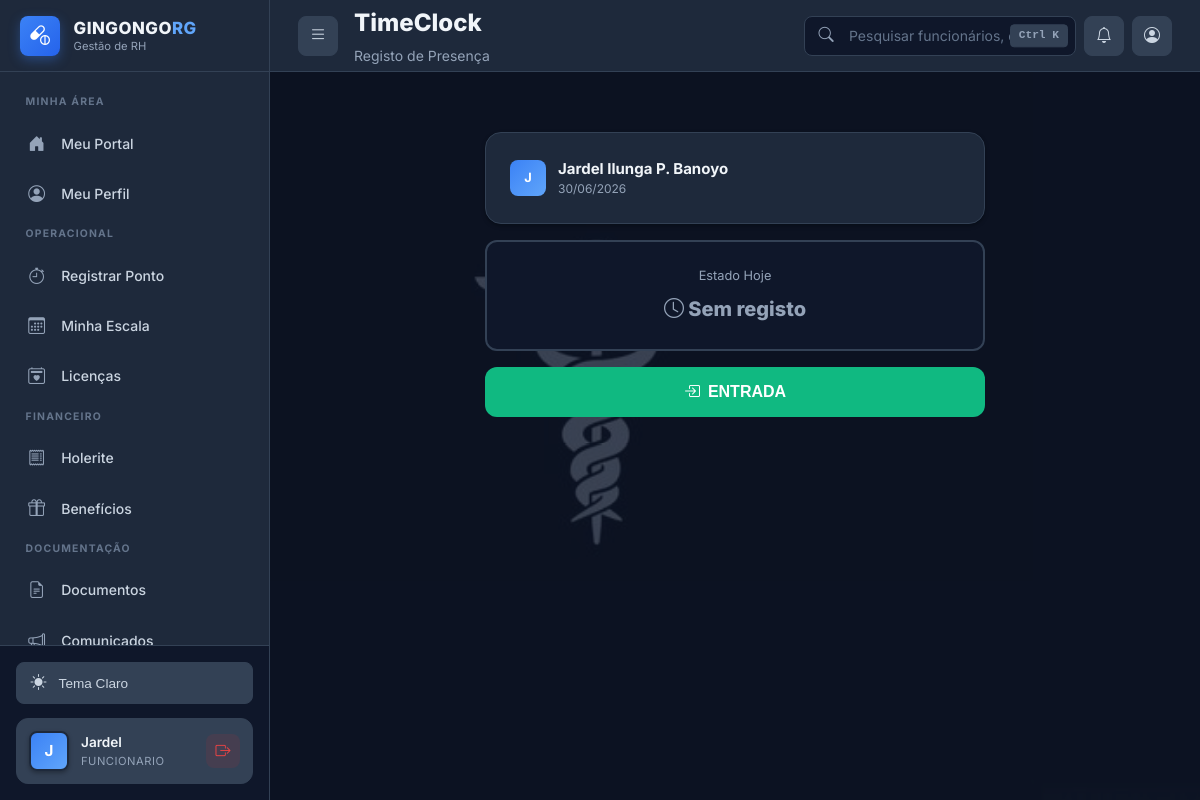
Screenshot of /timeclock.php (signed in) with the database file from the repository.
### tables this page shows
CREATE TABLE IF NOT EXISTS funcionarios (
    id INT AUTO_INCREMENT PRIMARY KEY,
    nome_completo VARCHAR(200) NOT NULL,
    bi VARCHAR(30) NOT NULL UNIQUE,
    data_nascimento DATE NOT NULL,
    sexo ENUM('M', 'F', 'Outro') NOT NULL,
    telefone VARCHAR(20),
    email VARCHAR(100),
    endereco TEXT,

     
    departamento_id INT NOT NULL,
    cargo_id INT NOT NULL,
    data_admissao DATE NOT NULL,
    data_demissao DATE NULL,
    tipo_contrato ENUM('Tempo_Indeterminado', 'Tempo_Determinado', 'Estagio', 'Temporario') DEFAULT 'Tempo_Indeterminado',
    status ENUM('ativo', 'ferias', 'afastado', 'demitido') DEFAULT 'ativo',

     
    salario_atual DECIMAL(10, 2) NOT NULL,
    banco VARCHAR(100),
    agencia VARCHAR(20),
    conta VARCHAR(30),
    iban VARCHAR(50) NULL,
    nif_angolano VARCHAR(20) NULL,
    foto VARCHAR(500) NULL,
    
     
    usuario_id INT NULL,
    
     
    created_at TIMESTAMP DEFAULT CURRENT_TIMESTAMP,
    updated_at TIMESTAMP DEFAULT CURRENT_TIMESTAMP ON UPDATE CURRENT_TIMESTAMP,
    
     
    FOREIGN KEY (departamento_id) REFERENCES departamentos(id) ON DELETE RESTRICT,
    FOREIGN KEY (cargo_id) REFERENCES cargos(id) ON DELETE RESTRICT,
    FOREIGN KEY (usuario_id) REFERENCES usuarios(id) ON DELETE SET NULL,
    
     
    INDEX idx_bi (bi),
    INDEX idx_nome (nome_completo),
    INDEX idx_status (status),
    INDEX idx_departamento (departamento_id),
    INDEX idx_cargo (cargo_id),
    INDEX idx_data_admissao (data_admissao)
);

CREATE TABLE IF NOT EXISTS usuarios (
    id INT AUTO_INCREMENT PRIMARY KEY,
    username VARCHAR(50) NOT NULL UNIQUE,
    password_hash VARCHAR(255) NOT NULL,
    nome VARCHAR(200) NULL,
    email VARCHAR(100) NULL,
    foto VARCHAR(500) NULL,
    tipo_acesso ENUM('super_admin', 'admin', 'gestor_rh', 'funcionario_rh', 'lider_farmaceutico', 'funcionario') NOT NULL DEFAULT 'funcionario',
    ativo BOOLEAN DEFAULT TRUE,
    ultimo_login TIMESTAMP NULL,
    created_at TIMESTAMP DEFAULT CURRENT_TIMESTAMP,
    updated_at TIMESTAMP DEFAULT CURRENT_TIMESTAMP ON UPDATE CURRENT_TIMESTAMP,
    INDEX idx_username (username),
    INDEX idx_tipo_acesso (tipo_acesso),
    INDEX idx_ativo (ativo)
);

### public/timeclock.php (the view, shortened to what the rows shown need)
<?php
$auth = new Auth();
$auth->requireAuth();
$userId = $auth->getUserId();
$db = Database::getInstance()->getConnection();
$stmt = $db->prepare("SELECT f.*, u.id as user_id, u.tipo_acesso FROM funcionarios f JOIN usuarios u ON f.usuario_id = u.id WHERE u.id = ?");
$stmt->execute([$userId]);
$employee = $stmt->fetch();
?>
<!DOCTYPE html>
<html lang="pt-BR">
<head>
    <link rel="stylesheet" href="https://cdn.jsdelivr.net/npm/bootstrap-icons@1.11.3/font/bootstrap-icons.min.css">
    <link rel="stylesheet" href="css/style-2026.css">
</head>
<body class="dashboard-body">
    <div class="app-wrapper">
        <?php include 'includes/sidebar.php'; ?>
        <div class="main-area" id="mainArea">
            <?php include 'includes/topbar.php'; ?>
            <div class="content-body">
                <div class="tc-container">
                    <div class="card mb-3">
                        <div class="card-body">
                            <div style="display: flex; align-items: center; gap: 0.75rem;">
                                <div class="user-avatar-sm"><?php echo strtoupper(substr($employee['nome_completo'], 0, 1)); ?></div>
                                <div>
                                    <strong><?php echo htmlspecialchars($employee['nome_completo']); ?></strong>
                                    <div style="font-size: 0.75rem; color: var(--text-muted);"><?php echo date('d/m/Y'); ?></div>
                                </div>
                            </div>
                        </div>
                    </div>
                </div>
            </div>
        </div>
    </div>
</body>
</html>

### public/includes/sidebar.php (shortened to what the rows shown need)
<?php
if (!isset($user)) {
    if (isset($_SESSION['username'])) {
        $user = [
            'username' => $_SESSION['username'],
            'role' => $_SESSION['tipo_acesso'] ?? 'funcionario',
            'id' => $_SESSION['user_id'] ?? null
        ];
    } else {
        $user = [
            'username' => 'Visitante',
            'role' => 'funcionario',
            'id' => null
        ];
    }
}
?>
<aside class="sidebar" id="sidebar">
    <div class="sidebar-footer">
        <div class="user-card">
            <div class="user-info">
                <div class="user-name"><?php echo htmlspecialchars(ucfirst($user['username'])); ?></div>
                <div class="user-role"><?php echo htmlspecialchars($user['role']); ?></div>
            </div>
        </div>
    </div>
</aside>

### rows the page displays
funcionarios: usuario.tipo_acesso "FUNCIONARIO", nome_completo "J", nome_completo "Jardel Ilunga P. Banoyo"

### other values shown
substr($user['username'], 0, 1) "J"
$user['username'] "Jardel"
$pageTitle "TimeClock"
$pageSubtitle "Registo de Presença"
